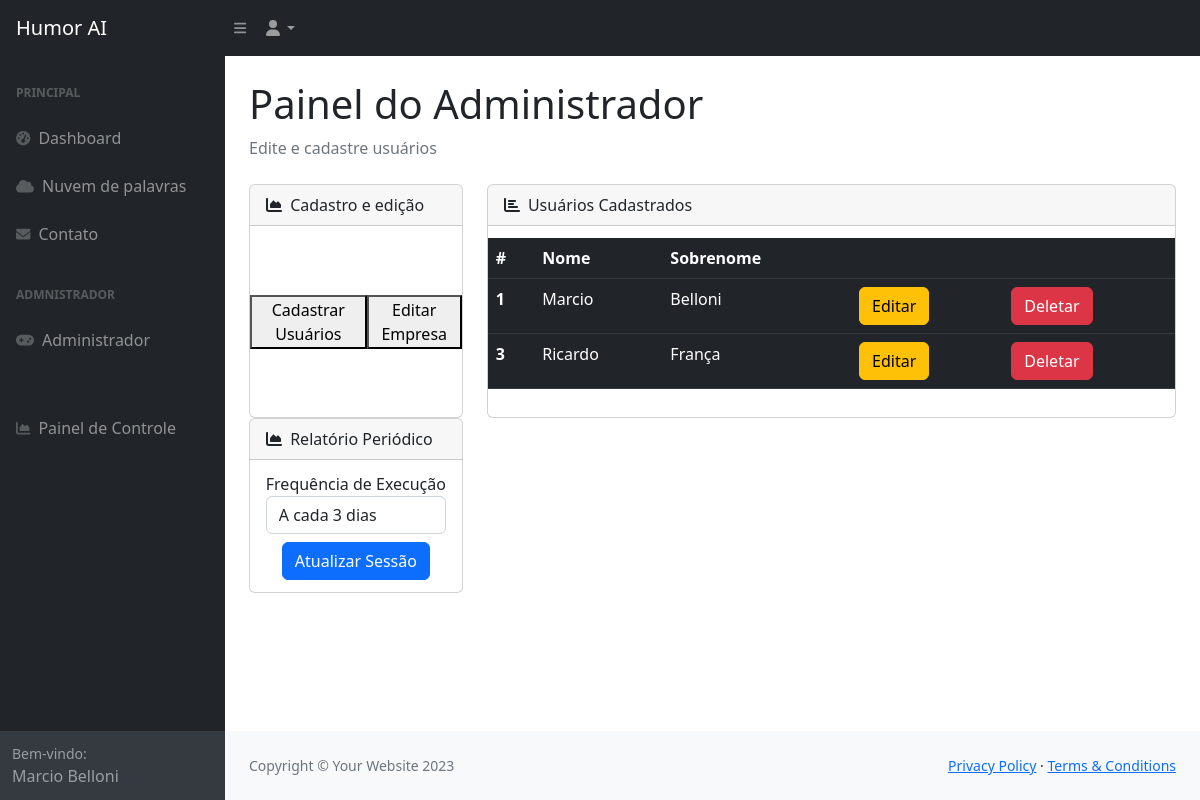
Page /public/detail_user.php (signed in) on the committed database.
### tables this page shows
CREATE TABLE `users` (
  `id` int(11) NOT NULL AUTO_INCREMENT,
  `id_empresa` int(11) DEFAULT NULL,
  `nome` varchar(255) DEFAULT NULL,
  `sobrenome` varchar(255) DEFAULT NULL,
  `telefone` varchar(20) DEFAULT NULL,
  `email` varchar(255) DEFAULT NULL,
  `senha` varchar(255) DEFAULT NULL,
  `superuser` tinyint(1) DEFAULT NULL,
  `token` varchar(255) DEFAULT NULL,
  `data_criacao` timestamp NOT NULL DEFAULT current_timestamp(),
  `data_modificacao` timestamp NOT NULL DEFAULT current_timestamp() ON UPDATE current_timestamp(),
  `prazo` varchar(255) DEFAULT NULL,
  PRIMARY KEY (`id`),
  KEY `id_empresa` (`id_empresa`)
);

### dbm/DBConfig.php (called while the page is built)
<?php
class DBConfig
{
    private static $dbname = "humorai";
    private static $options = [
        PDO::ATTR_ERRMODE => PDO::ERRMODE_EXCEPTION,
        PDO::ATTR_DEFAULT_FETCH_MODE => PDO::FETCH_ASSOC,
    ];
    public static function getServer()
    {
        $host = getenv('DB_HOST') ?: 'humoria-db';
        $port = getenv('DB_PORT') ?: '3306';
        return "{$host}:{$port}";
    }
    public static function getBdName()
    {
        return getenv('DB_NAME') ?: self::$dbname;
    }
    public static function getDSN()
    {
        return "mysql:host=" . self::getServer() . ";dbname=" . self::getBdName();
    }
    public static function getOptions()
    {
        return self::$options;
    }
    public static function getUsername()
    {
        return getenv('DB_USER') ?: 'root';
    }
    public static function getPassword()
    {
        return getenv('DB_PASSWORD');
    }
}
?>

### dbm/DatabaseConnector.php (called while the page is built)
<?php
class DatabaseConnector {
    private $dsn;
    private $username;
    private $password;
    private $options;
    public function __construct($dsn, $username, $password, $options) {
        $this->dsn = $dsn;
        $this->username = $username;
        $this->password = $password;
        $this->options = $options;
    }
    public function connect() {
        return new PDO($this->dsn, $this->username, $this->password, $this->options);
    }
}
?>

### controllers/BDController.php (called while the page is built, shortened)
<?php
class BDController {
    private $dbConnector;
    private $tableName;
    private $column;
    private $value;
    public function __construct($dbConnector, $tableName, $column, $value) {
        $this->dbConnector = $dbConnector->connect();
        $this->tableName = $tableName;
        $this->column = $column;
        $this->value = $value;
    }
    public function getter() {
        $sql = "SELECT * FROM {$this->tableName} WHERE {$this->column} = :value";
        $stmt = $this->dbConnector->prepare($sql);
        $stmt->bindParam(':value', $this->value, PDO::PARAM_STR);
        try {
            $stmt->execute();
            return $stmt->fetchAll(PDO::FETCH_ASSOC);
        } catch (Exception $e) {
            throw new Exception("Select failed: " . $e->getMessage());
        }
    }
}
?>

### public/detail_user.php (the view, shortened to what this page needs)
<?php
require("./../dbm/DatabaseConnector.php");
require("./../controllers/BDController.php");
include_once("./../dbm/DBConfig.php");
$dsn = DBConfig::getDSN();
$username = DBConfig::getUsername();
$password = DBConfig::getPassword();
$options = DBConfig::getOptions();
$dbConnector = new DatabaseConnector($dsn, $username, $password, $options);
$usuarios = new BDController($dbConnector, "users", "id_empresa", $_SESSION['empresa_id']);
$result = $usuarios->getter();
$prazo_usuario = new BDController($dbConnector, "users", "id", $_SESSION['user_id']);
$prazo = $prazo_usuario->getter();
?>
<!DOCTYPE html>
<html lang="pt_br">
    <head>
        <link href="https://cdn.jsdelivr.net/npm/simple-datatables@7.1.2/dist/style.min.css" rel="stylesheet" />
        <link href="css/styles.css" rel="stylesheet" />
    </head>
    <body class="sb-nav-fixed">
        <nav class="sb-topnav navbar navbar-expand navbar-dark bg-dark">
            <a class="navbar-brand ps-3" href="dashboard.php">Humor AI</a>
            <button class="btn btn-link btn-sm order-1 order-lg-0 me-4 me-lg-0" id="sidebarToggle" href="#!"><i class="fas fa-bars"></i></button>
            <ul class="navbar-nav ms-auto ms-md-0 me-3 me-lg-4">
                <li class="nav-item dropdown">
                    <a class="nav-link dropdown-toggle" id="navbarDropdown" href="#" role="button" data-bs-toggle="dropdown" aria-expanded="false"><i class="fas fa-user fa-fw"></i></a>
                </li>
            </ul>
        </nav>
        <div id="layoutSidenav">
            <div id="layoutSidenav_nav">
                <nav class="sb-sidenav accordion sb-sidenav-dark" id="sidenavAccordion">
                    <div class="sb-sidenav-menu">
                        <div class="nav">
                            <div class="sb-sidenav-menu-heading">Principal</div>
                            <a class="nav-link" href="dashboard.php">
                            <div class="sb-nav-link-icon"><i class="fas fa-tachometer-alt"></i></div>
                            Dashboard
                            </a>
                            <a class="nav-link" href="detail_cloudwords.php">
                                <div class="sb-nav-link-icon"><i class="fas fa-cloud"></i></div>
                                Nuvem de palavras
                            </a>
                            <a class="nav-link" href="form_contato.php">
                                <div class="sb-nav-link-icon"><i class="fas fa-envelope"></i></div>
                                Contato
                            </a>
                            <?php if ($_SESSION['user_superuser'] > 0){
                                echo'<div class="sb-sidenav-menu-heading">Admnistrador</div>';
                                echo' <a class="nav-link" href="detail_user.php">';
                                echo '<div class="sb-nav-link-icon"><i class="fas fa-gamepad"></i></div>Administrador</a>';
                            }?>
                            <?php if ($_SESSION['user_superuser'] > 1){
                                echo'<div class="sb-sidenav-menu-heading"></div>';
                                echo'<a class="nav-link" href="painel_controle.php">';
                                echo'<div class="sb-nav-link-icon"><i class="fas fa-chart-area"></i></div>Painel de Controle</a>';
                            }?>
                        </div>
                    </div>
                    <div class="sb-sidenav-footer">
                        <div class="small">Bem-vindo:</div>
                        <?php echo $_SESSION['user_nome'] . ' ' . $_SESSION['user_sobrenome']; ?>
                    </div>
                </nav>
            </div>
            <div id="layoutSidenav_content">
                <main>
                    <div class="container-fluid px-4">
                        <h1 class="mt-4">Painel do Administrador</h1>
                        <ol class="breadcrumb mb-4">
                            <li class="breadcrumb-item active">Edite e cadastre usuários</li>
                        </ol>
                        <div class="row">
                            <div class="col-xl-3">
                                <div class="card mb-4">
                                    <div class="card-header">
                                        <i class="fas fa-chart-area me-1"></i>
                                        Cadastro e edição
                                    </div>
                                    <div class="card-body text-center">
                                      <a href="cadastro.php">
                                        <button class="active btn-info">Cadastrar Usuários</button>
                                      </a>
                                      <a href="editar_empresa.php?id=<?php echo $_SESSION["empresa_id"];?>">
                                        <button class=" btn-warning">Editar Empresa</button>
                                      </a>
                                    </div>
                                </div>
                            </div>
                            <div class="col-xl-9">
                                <div class="card mb-4">
                                    <div class="card-header">
                                        <i class="fas fa-chart-bar me-1"></i>
                                        Usuários Cadastrados
                                    </div>
                                    <div class="card-body">
                                    <table class="table table-dark table-hover">
                                      <thead>
                                        <tr>
                                          <th scope="col">#</th>
                                          <th scope="col">Nome</th>
                                          <th scope="col">Sobrenome</th>
                                          <th scope="col"></th>
                                          <th scope="col"></th>
                                        </tr>
                                      </thead>
                                      <tbody>
                                        <?php
                                          foreach($result as $usuario){
                                            echo '<tr>';
                                            echo '<th scope="row">' . $usuario["id"] . '</th>';
                                            echo '<td>' . $usuario["nome"] . '</td>';
                                            echo '<td>' . $usuario["sobrenome"] . '</td>';
                                            echo '<td>';
                                            echo '<a href="editar_usuario.php?id=' . $usuario["id"] . '">';
                                            echo '<button class="btn active btn-outline-warning">Editar</button>';
                                            echo '</a>';
                                            echo '</td>';
                                            echo '<td>';
                                            echo '<a href="deletar_usuario.php?id=' . $usuario["id"] . '&nome=' . $usuario["nome"] . '&sobrenome=' . $usuario["sobrenome"] . '" ';
                                            echo 'onclick="return confirm(\'Tem certeza que deseja deletar o usuário ' . $usuario["nome"] . ' ' . $usuario["sobrenome"] . '?\');">';
                                            echo '<button class="btn active btn-outline-danger">Deletar</button>';
                                            echo '</a>';
                                            echo '</td>';
                                            echo '</tr>';
                                          }
                                        ?>
                                      </tbody>
                                    </table>
                                  </div>
                                </div>
                            </div>
                        </div>
                        <div class="row">
    <div class="col-xl-3">
        <div class="card mb-4">
            <div class="card-header">
                <i class="fas fa-chart-area me-1"></i>
                Relatório Periódico
            </div>
            <div class="card-body text-center">
    <form action="./../controllers/relatorio.php" method="post">
    <label for="prazo">Frequência de Execução</label>
    <select id="prazo" name="prazo" class="form-control mb-2">
        <option value="3dias" <?php echo ($prazo[0]['prazo'] == "3dias") ? "selected" : ""; ?>>A cada 3 dias</option>
    </select>
    <button type="submit" class="btn btn-primary">Atualizar Sessão</button>
</form>
</div>
        </div>
    </div>
</div>
                    </div>
                </main>
                <footer class="py-4 bg-light mt-auto">
                    <div class="container-fluid px-4">
                        <div class="d-flex align-items-center justify-content-between small">
                            <div class="text-muted">Copyright &copy; Your Website 2023</div>
                            <div>
                                <a href="#">Privacy Policy</a>
                                &middot;
                                <a href="#">Terms &amp; Conditions</a>
                            </div>
                        </div>
                    </div>
                </footer>
            </div>
        </div>
    </body>
</html>

### rows in the picture
users: id "1", nome "Marcio", sobrenome "Belloni", prazo "A cada 3 dias"
users: id "3", nome "Ricardo", sobrenome "França"

### other values in the picture
$_SESSION['user_nome'] "Marcio"
$_SESSION['user_sobrenome'] "Belloni"
